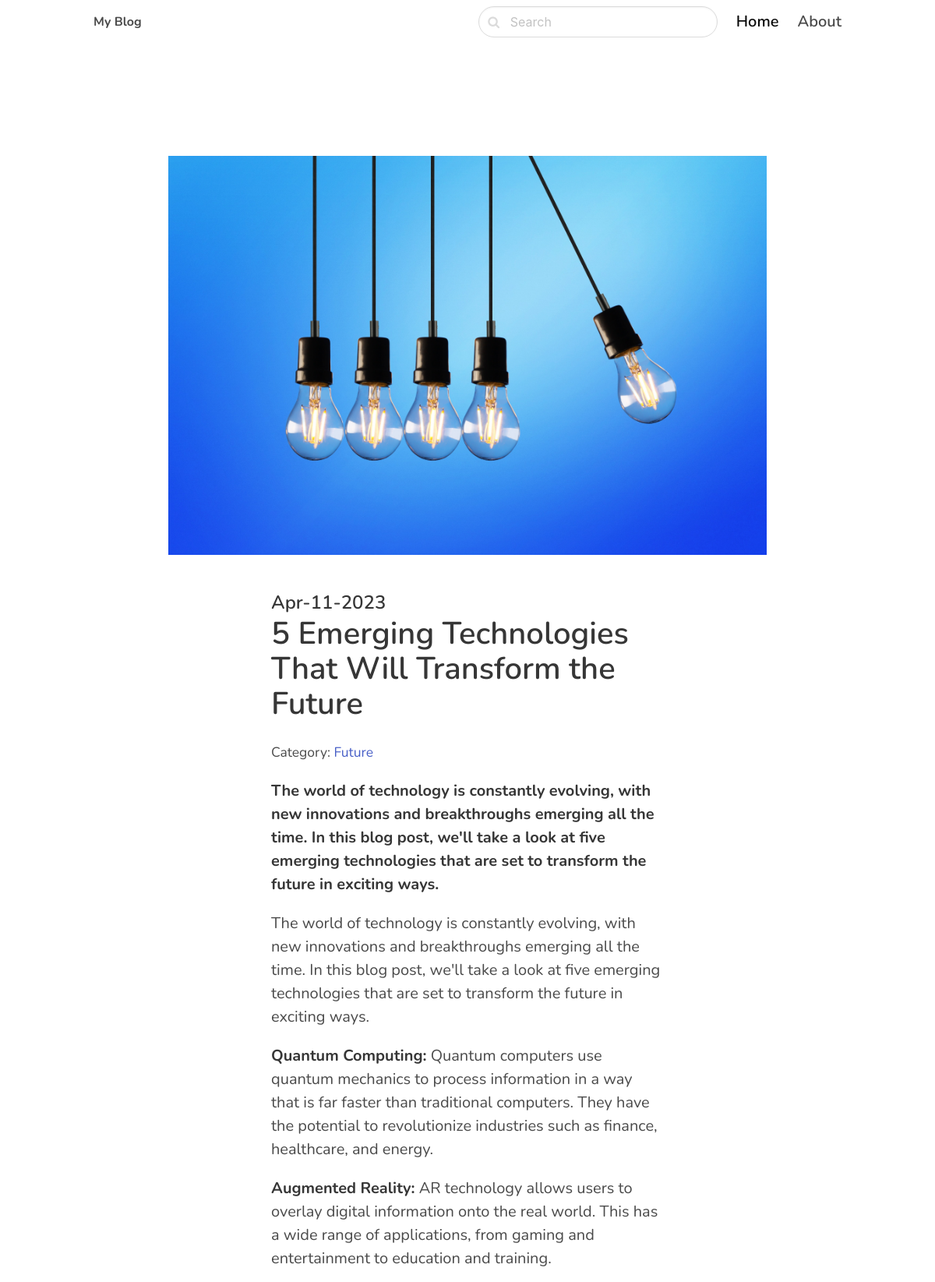
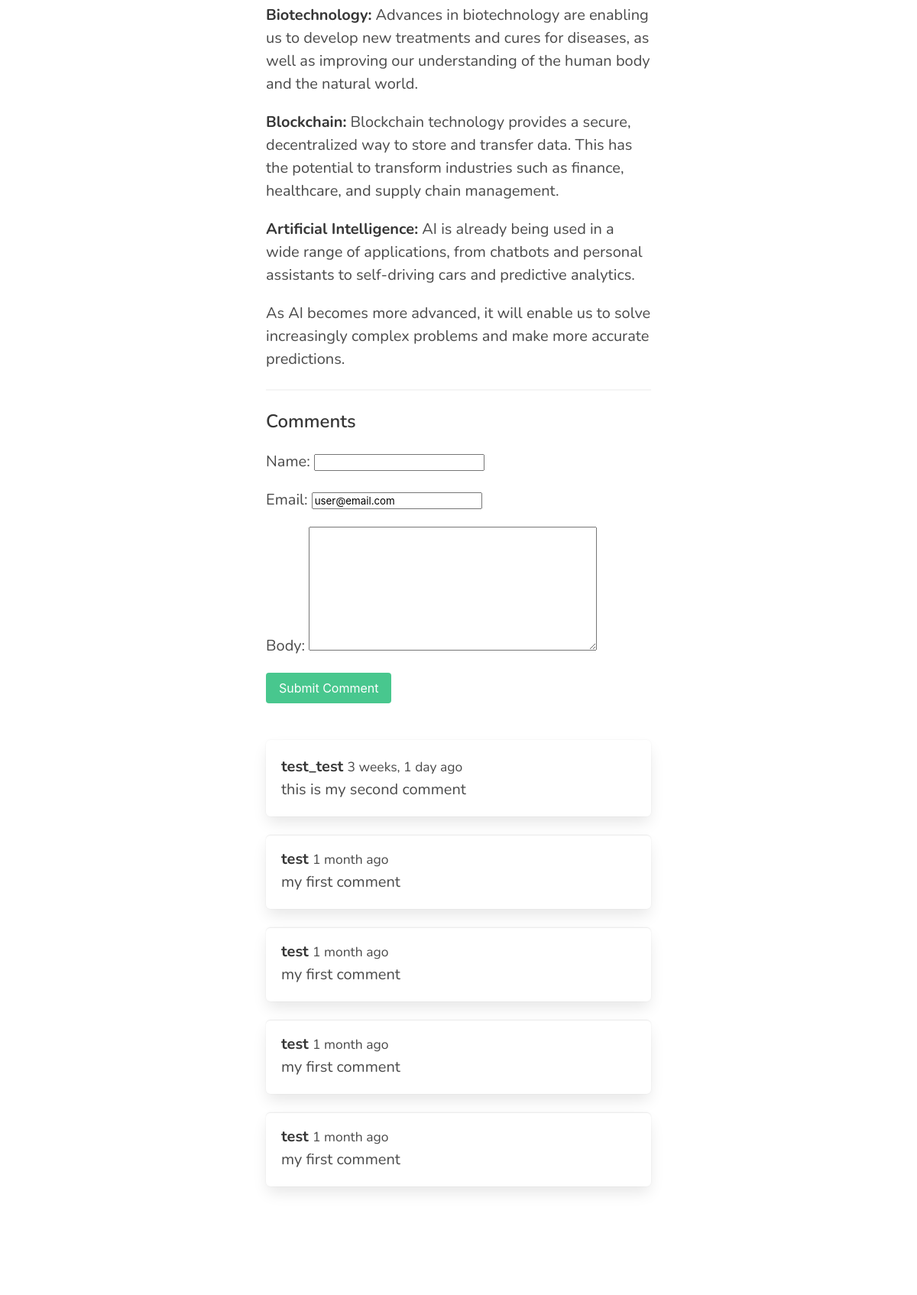
The page /future/emerging-technologies-future/ (upper part) on the database its author committed (2 pictures, top to bottom).
### blog/models.py (models this page shows, shortened)
class Post(models.Model):
    ACTIVE = 'active'
    DRAFT = 'draft'
    CHOICES_STATUS = (
        (ACTIVE, 'Active'),
        (DRAFT, 'Draft')
    )
    category = models.ForeignKey(Category , related_name = 'posts', on_delete=models.CASCADE)
    title = models.CharField(max_length= 255)
    slug = models.SlugField()
    intro = models.TextField()
    body = RichTextUploadingField() # CKEditor Rich Text Field
    created_at = models.DateTimeField(auto_now_add=True)
    status = models.CharField(max_length=20, choices=CHOICES_STATUS, default=ACTIVE)
    image = models.ImageField(upload_to='uploads/',blank=True, null=True)

class Category(models.Model):
    title = models.CharField(max_length= 255)
    slug = models.SlugField()
    class Meta:
        ordering = ('title',)
        verbose_name_plural = 'Categories'
    def __str__(self):
        return self.title

class Comment(models.Model):
    post = models.ForeignKey(Post , related_name='comments',on_delete=models.CASCADE)
    name = models.CharField(max_length=255)
    email = models.EmailField(default="user@email.com")
    body = models.TextField()
    created_at = models.DateTimeField(auto_now_add=True)
    class Meta:
        ordering = ('-created_at',)

### blog/views.py (the view)
# urls.py: path('<slug:category_slug>/<slug:slug>/' , views.detail , name ='post_detail'),
def detail(request , category_slug , slug):
    post = get_object_or_404(Post , slug=slug, status=Post.ACTIVE)
    if request.method == 'POST':
        form = CommentForm(request.POST)
        if form.is_valid():
            comment = form.save(commit=False)
            comment.post = post
            comment.save()
            return redirect('post_detail', slug=slug)
    else:
        form = CommentForm()
    return render(request , 'blog/detail.html', {'post': post, 'form': form,})

### blog/forms.py
class CommentForm(forms.ModelForm):
    class Meta:
        model = Comment
        fields = ('name','email','body')

### blog/templates/blog/detail.html (shortened to what this page needs)
{% extends 'core/base.html' %}
{% block content %}
<section class="hero">
    <div class="hero-body">
        <div class="container">
            <section class="section">
                {% if post.image %}
                <figure class="image mb-6">
                    <img src="{{ post.image.url }}">
                </figure>
                {% endif %}
                <div class="columns">
                  <div class="column is-8 is-offset-2">
                    <div class="content is-medium">
                        <h2 class="subtitle is-4">{{ post.created_at|date:'M-d-Y' }}</h2>
                        <h1 class="title">{{ post.title }}</h1>
                        <p><small>Category: <a href="{% url 'category_detail' post.category.slug %}">{{ post.category }}</a></small></p>
                        <p><strong>{{ post.intro }}</strong></p>
                        <p>{{ post.body|safe }}</p>
                        <hr>
                        <h2 class="subtitle is-4">Comments</h2>
                        <form method="post" class="mb-6">
                            {{ form.as_p }}
                            <div class="field">
                                <div class="control">
                                    <button class="button is-success">Submit Comment</button>
                                </div>
                            </div>
                        </form>
                        {% for comment in post.comments.all %}
                        <article class="media box">
                            <div class="media-content">
                                <strong>{{ comment.name }}</strong> <small>{{ comment.created_at | timesince }} ago</small><br>{{ comment.body }}
                            </div>
                        </article>
                        {% endfor %}
                    </div>
                  </div>
                </div>
            </section>
        </div>
    </div>
</section>
{% endblock %}

### core/templates/core/base.html (style rules this page uses)
body { font-family: 'Nunito', sans-serif; }

### rows shown on the page
Post: image (picture), created_at "Apr-11-2023", title "5 Emerging Technologies That Will Transform the Future", category "Future", intro "The world of technology is constantly evolving, with new innovations and breakthroughs emerging all the time. In this blog post, we'll take a look at five emerging technologies that are set to transform the future in exciting ways.", body "The world of technology is constantly evolving, with new innovations and breakthroughs emerging all the time. In this blog post, we'll take a look at five emerging technologies that are set to transform the future in exciting ways. Quantum Computing: Quantum computers use quantum mechanics to process information in a way that is far faster than traditional computers. They have the potential to revolutionize industries such as finance, healthcare, and energy. Augmented Reality: AR technology allows users to overlay digital information onto the real world. This has a wide range of applications, from gaming and entertainment to education and training. Biotechnology: Advances in biotechnology…"
Comment: name "test_test", created_at "3 weeks, 1 day", body "this is my second comment"
Comment: name "test", created_at "1 month", body "my first comment"
Comment: name "test", created_at "1 month", body "my first comment"
Comment: name "test", created_at "1 month", body "my first comment"
Comment: name "test", created_at "1 month", body "my first comment"
